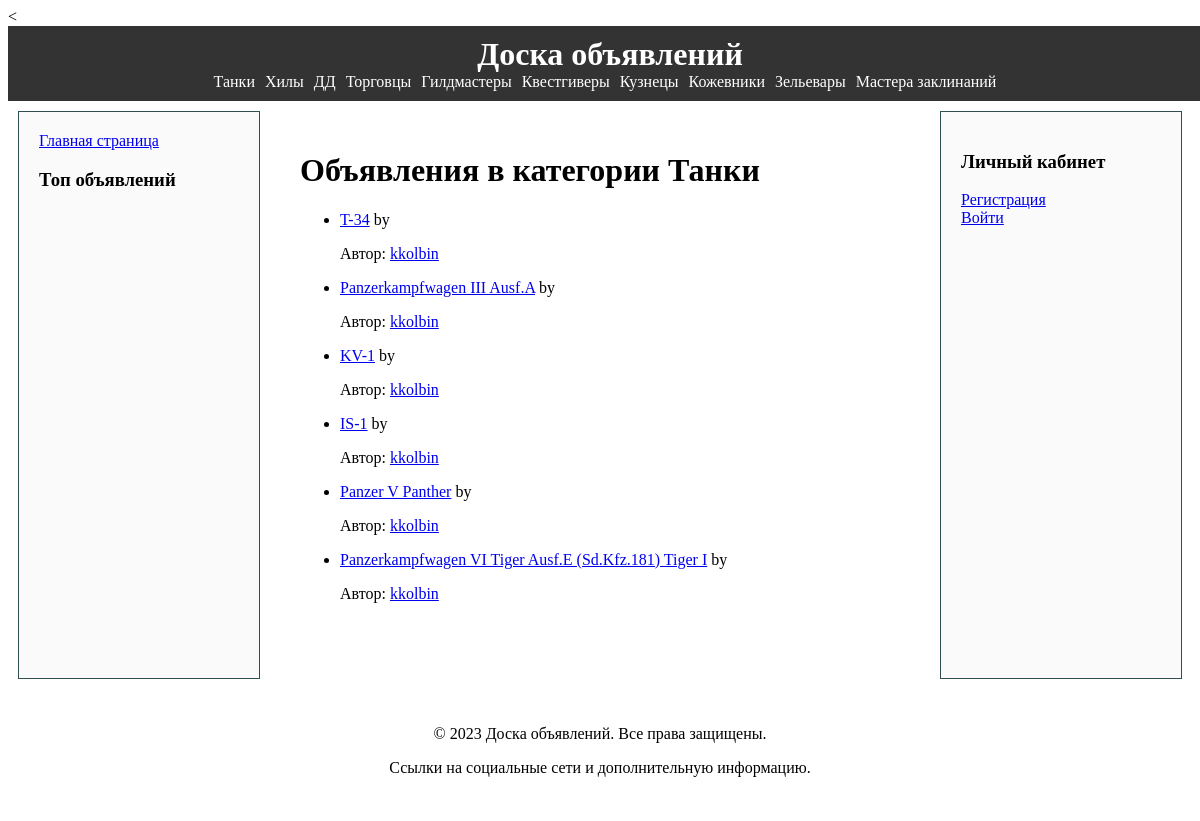
/category_posts/Танки/, run on the app's committed database.
### ads/models.py (models this page shows, shortened)
class Post(models.Model):
    CATEGORY_CHOICES = [
        ('Танки', 'Танки'),
        ('Хилы', 'Хилы'),
        ('ДД', 'ДД'),
        ('Торговцы', 'Торговцы'),
        ('Гилдмастеры', 'Гилдмастеры'),
        ('Квестгиверы', 'Квестгиверы'),
        ('Кузнецы', 'Кузнецы'),
        ('Кожевники', 'Кожевники'),
        ('Зельевары', 'Зельевары'),
        ('Мастера заклинаний', 'Мастера заклинаний'),
    ]
    author = models.ForeignKey(User, on_delete=models.CASCADE, related_name='authored_posts', default=1)
    user = models.ForeignKey(get_user_model(), on_delete=models.CASCADE, related_name='posts')
    title = models.CharField(max_length=255)
    content = RichTextField()
    category = models.CharField(max_length=50, choices=CATEGORY_CHOICES, default='Танки')
    created_at = models.DateTimeField(default=timezone.now)
    photo1 = models.ImageField(upload_to='post_photos/', null=True, blank=True)
    photo2 = models.ImageField(upload_to='post_photos/', null=True, blank=True)
    video1 = EmbedVideoField(null=True, blank=True)
    video2 = EmbedVideoField(null=True, blank=True)
    media_url = models.URLField(default='https://default-media-url.com')
    video_url = models.URLField(verbose_name='Video URL', blank=True, null=True)
    media = models.FileField(upload_to='post_media/', null=True, blank=True)
    comments = models.ManyToManyField('Comment', related_name='post_comments')

class User(AbstractUser):
    avatar = models.ImageField(upload_to='avatars/', null=True, blank=True)
    bio = models.TextField(max_length=500, blank=True)

### ads/views.py (the view)
# urls.py: path('category_posts/<str:category>/', CategoryPostsView.as_view(), name='category_posts'),
class CategoryPostsView(View):
    template_name = 'ads/category_posts.html'
    def get(self, request, category):
        posts = Post.objects.filter(category=category)
        return render(request, self.template_name, {'category': category, 'posts': posts})

### ads/templates/ads/category_posts.html (shortened to what this page needs)
{% extends 'ads/base.html' %}
{% block content %}
    <h1>Объявления в категории {{ category }}</h1>
    {% if posts %}
        <ul>
            {% for post in posts %}
                <li>
                    <a href="{% url 'ads:post_detail' pk=post.pk %}">{{ post.title }}</a> by
                    <p>Автор: <a href="{% url 'ads:author_profile' username=post.author.username %}">
                        {{ post.author.username }}</a></p>
                </li>
            {% endfor %}
        </ul>
    {% else %}
        <p>Нет объявлений в этой категории.</p>
    {% endif %}
{% endblock %}

### ads/templates/ads/base.html (shortened to what this page needs)
<!DOCTYPE html>
<html lang="en">
<head>
    {% load static %}
    <link rel="stylesheet" href="{% static 'ads/css/styles.css' %}">
    <link rel="stylesheet" href="https://cdnjs.cloudflare.com/ajax/libs/fancybox/3.5.7/jquery.fancybox.min.css" />
</head>
<body>
    <header id="header">
        <div id="site-title">
            <h1><a href="{% url 'ads:home' %}">Доска объявлений</a></h1>
        </div>
        <nav id="category-nav">
            <ul>
                <li><a href="{% url 'ads:category_posts' category='Танки' %}">Танки</a></li>
                <li><a href="{% url 'ads:category_posts' category='Хилы' %}">Хилы</a></li>
                <li><a href="{% url 'ads:category_posts' category='ДД' %}">ДД</a></li>
                <li><a href="{% url 'ads:category_posts' category='Торговцы' %}">Торговцы</a></li>
                <li><a href="{% url 'ads:category_posts' category='Гилдмастеры' %}">Гилдмастеры</a></li>
                <li><a href="{% url 'ads:category_posts' category='Квестгиверы' %}">Квестгиверы</a></li>
                <li><a href="{% url 'ads:category_posts' category='Кузнецы' %}">Кузнецы</a></li>
                <li><a href="{% url 'ads:category_posts' category='Кожевники' %}">Кожевники</a></li>
                <li><a href="{% url 'ads:category_posts' category='Зельевары' %}">Зельевары</a></li>
                <li><a href="{% url 'ads:category_posts' category='Мастера заклинаний' %}">Мастера заклинаний</a></li>
            </ul>
        </nav>
    </header>
    <div id="container">
        <div id="left-sidebar">
            {% block left_sidebar %}
                <a href="{% url 'ads:home' %}">Главная страница</a><br>
                <h3>Топ объявлений</h3>
            {% endblock %}
        </div>
        <div id="main-content">
            <main>
                {% block content %}{% endblock %}
            </main>
            <footer>
            </footer>
        </div>
        <div id="right-sidebar">
            {% block right_sidebar %}
            <h3>Личный кабинет</h3>
                {% if user.is_authenticated %}
                    <p>Здравствуйте, {{ user.username }}!</p>
                    <a href="{% url 'ads:profile_view' username=request.user.username %}">Мой профиль</a><br>
                    <a href="{% url 'account_logout' %}">Выйти</a>
                {% else %}
                    <a href="{% url 'account_signup' %}">Регистрация</a><br>
                    <a href="{% url 'account_login' %}">Войти</a><br>
                {% endif %}
            {% endblock %}
        </div>
    </div>
     <footer>
        <p>&copy; 2023 Доска объявлений. Все права защищены.</p>
        <p>Ссылки на социальные сети и дополнительную информацию.</p>
    </footer>
</body>
</html>

### ads/static/ads/css/styles.css (style rules this page uses)
#site-title h1 a { color: white; text-decoration: none; }
body { display: flex; flex-direction: column; min-height: 100vh; }
#container { display: flex; flex-direction: row; }
#left-sidebar, #main-content, #right-sidebar { margin: 10px; padding: 20px; }
#left-sidebar, #right-sidebar { min-width: 200px; padding: 20px; background-color: #fafafa; border: 1px solid #2F4F4F; margin: 10px; }
#main-content { width: 200px; flex-grow: 1; background-color: #fff; }
#header { width: 100%; background-color: #333; color: #fff; padding: 10px; display: flex; flex-direction: column; align-items: center; }
#site-title h1 { margin: 0; }
#category-nav ul { list-style: none; margin: 0; padding: 0; display: flex; }
#category-nav li { margin-right: 10px; }
#category-nav a { text-decoration: none; color: #fff; transition: color 0.3s; }
footer { text-align: center; padding: 20px; background-color: #fff; }

### data on the page
Post: title "T-34", author.username "kkolbin"
Post: title "Panzerkampfwagen III Ausf.A", author.username "kkolbin"
Post: title "KV-1", author.username "kkolbin"
Post: title "IS-1", author.username "kkolbin"
Post: title "Panzer V Panther", author.username "kkolbin"
Post: title "Panzerkampfwagen VI Tiger Ausf.E (Sd.Kfz.181) Tiger I", author.username "kkolbin"

### other printed values
{{ category }} "Танки"
